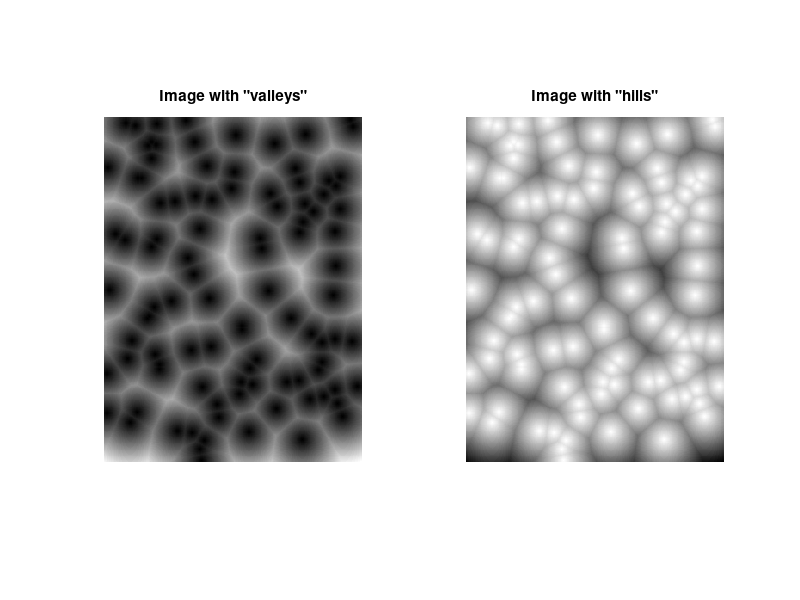
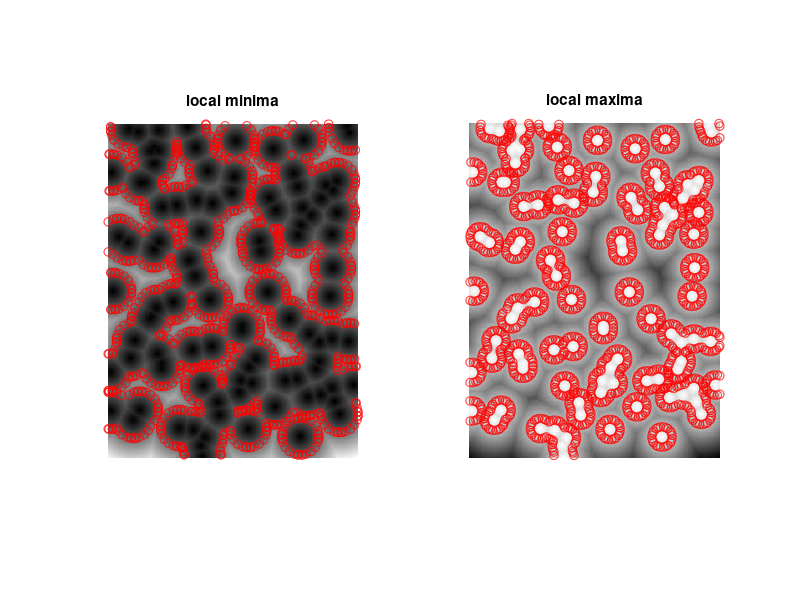

Reproduce these figures in MATLAB, in order.
clear 'all';
close 'all';


%%%%%%%%%%%%%% image creation %%%%%%%%%%%%%%%%
%size of image
Sx = 300;
Sy = 400;
%number of desired points
NumPoi = 100;
%create emtpy image
Image = zeros(Sy, Sx);
%create NumPoin random indices between 1 and Sx*Sy
Indices = 1+floor((Sx*Sy-1)*rand(1, NumPoi));
%set them to one
Image(Indices) = 1;
%create 'valley' and 'hill' image using distance image
ImgValley = bwdist(Image);
ImgHill = max(0, max(ImgValley(:))-ImgValley);
%normalize them
ImgValley = uint8(255*ImgValley/max(ImgValley(:)));
ImgHill = uint8(255*ImgHill/max(ImgHill(:)));
%%%%%%%%%%%% end image creation %%%%%%%%%%%%%


%use a real image
% ImgValley = imread('..\uebung01\London.png');
% ImgHill = ImgValley;

%size of region of local min/max detection 
%equal values are nevertheless deteted!!
SizeRegion = 10;

%plot the images
figure(1);
subplot(1,2,1);
imshow(ImgValley);
title('Image with "valleys"');
subplot(1,2,2);
imshow(ImgHill);
title('Image with "hills"');

%apply min/max filter ????????????????
MinVal = ImgValley;
MaxVal = ImgHill;

%find local min/max values ?????????????????????
LocMin = (MinVal == 100);
LocMax = (MaxVal == 200);

%plot everything
figure(2);
subplot(1,2,1);
imshow(ImgValley);
title('local minima');

%plot min values
[Rows, Cols] = find(LocMin);
for i1 = 1:length(Rows)
   BBox = [Cols(i1)-5 Rows(i1)-5 10 10];
   rectangle('Position', BBox, 'EdgeColor',[1 0 0], 'Curvature',[1,1]);     
end

subplot(1,2,2);
imshow(ImgHill);
title('local maxima');

%plot max values
[Rows, Cols] = find(LocMax);
for i1 = 1:length(Rows)
   BBox = [Cols(i1)-5 Rows(i1)-5 10 10];
   rectangle('Position', BBox, 'EdgeColor',[1 0 0], 'Curvature',[1,1]);     
end
